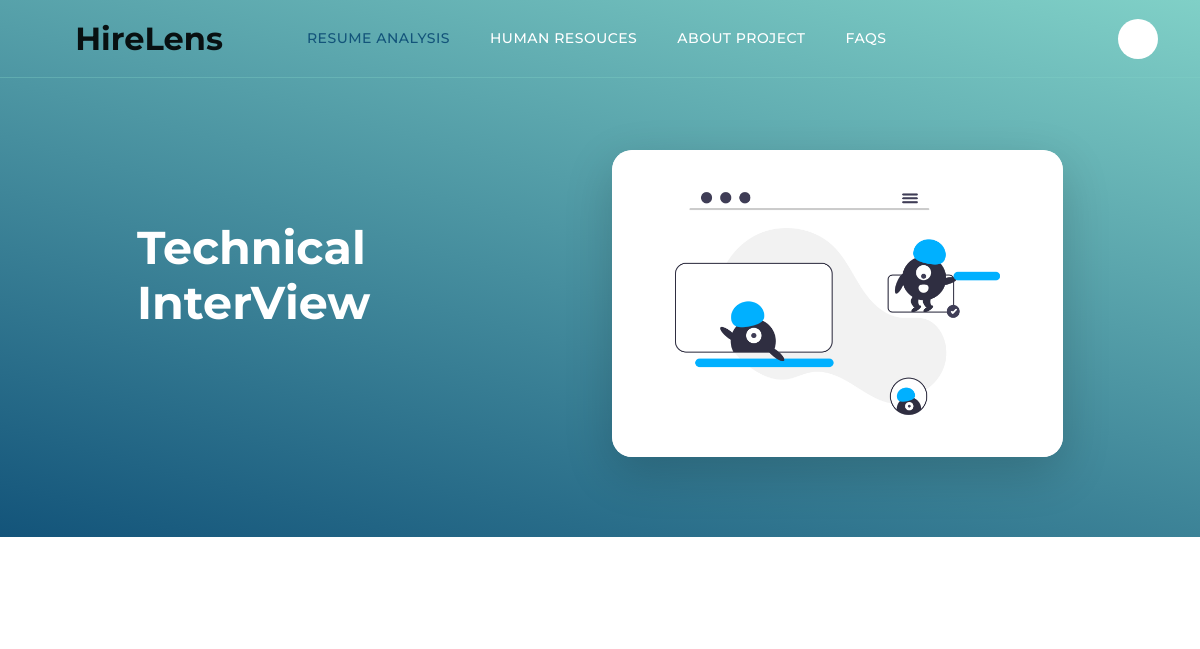
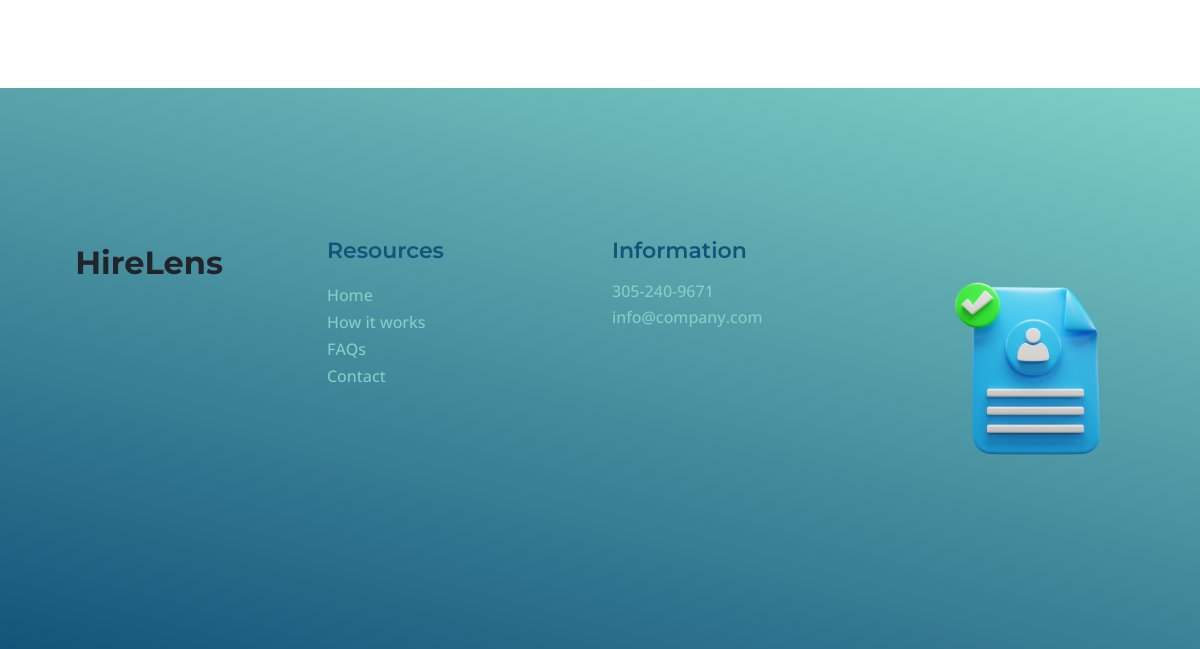
Page /interview/JS Developer (signed in) on the earlier database version (2 pictures, top to bottom).
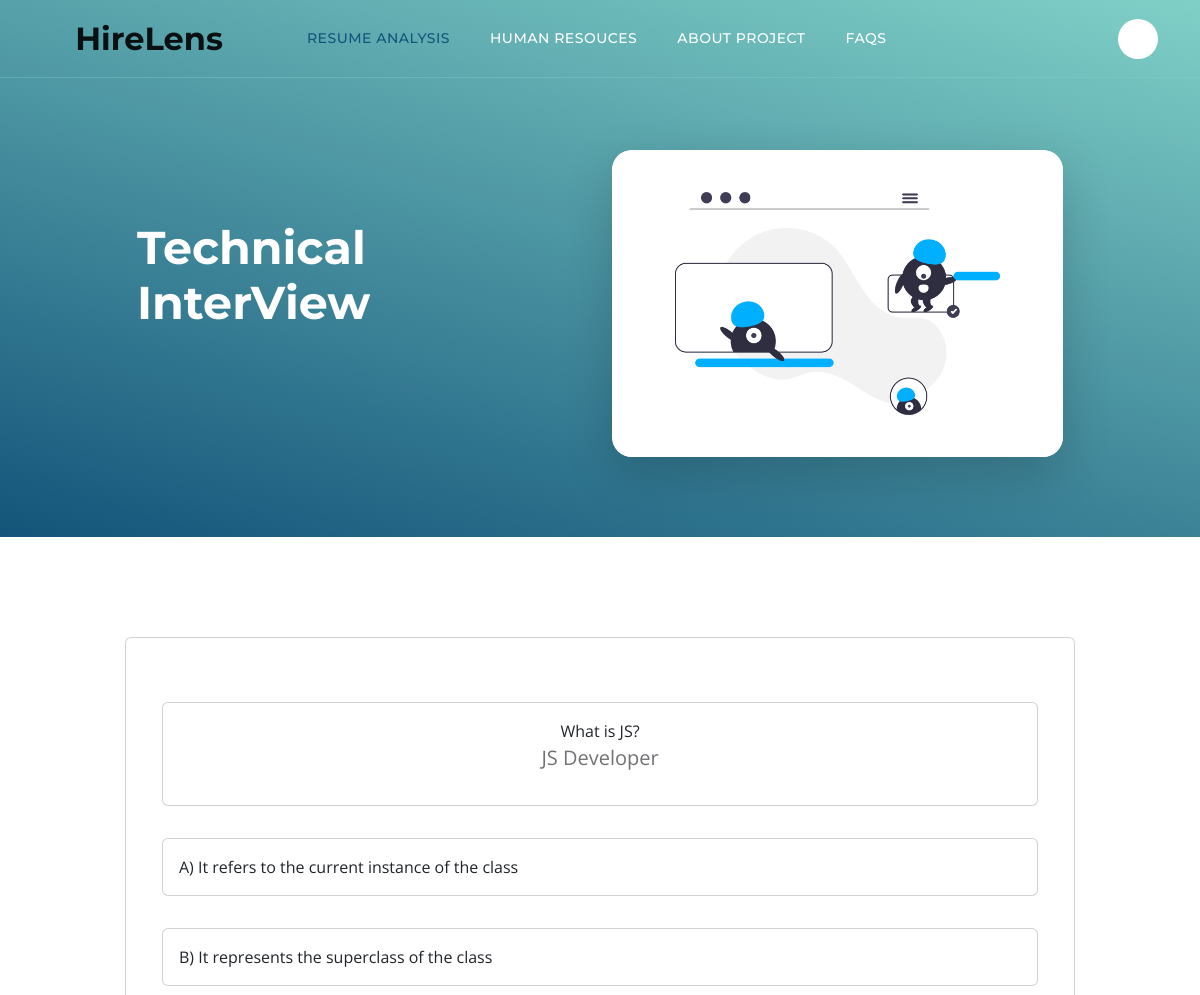
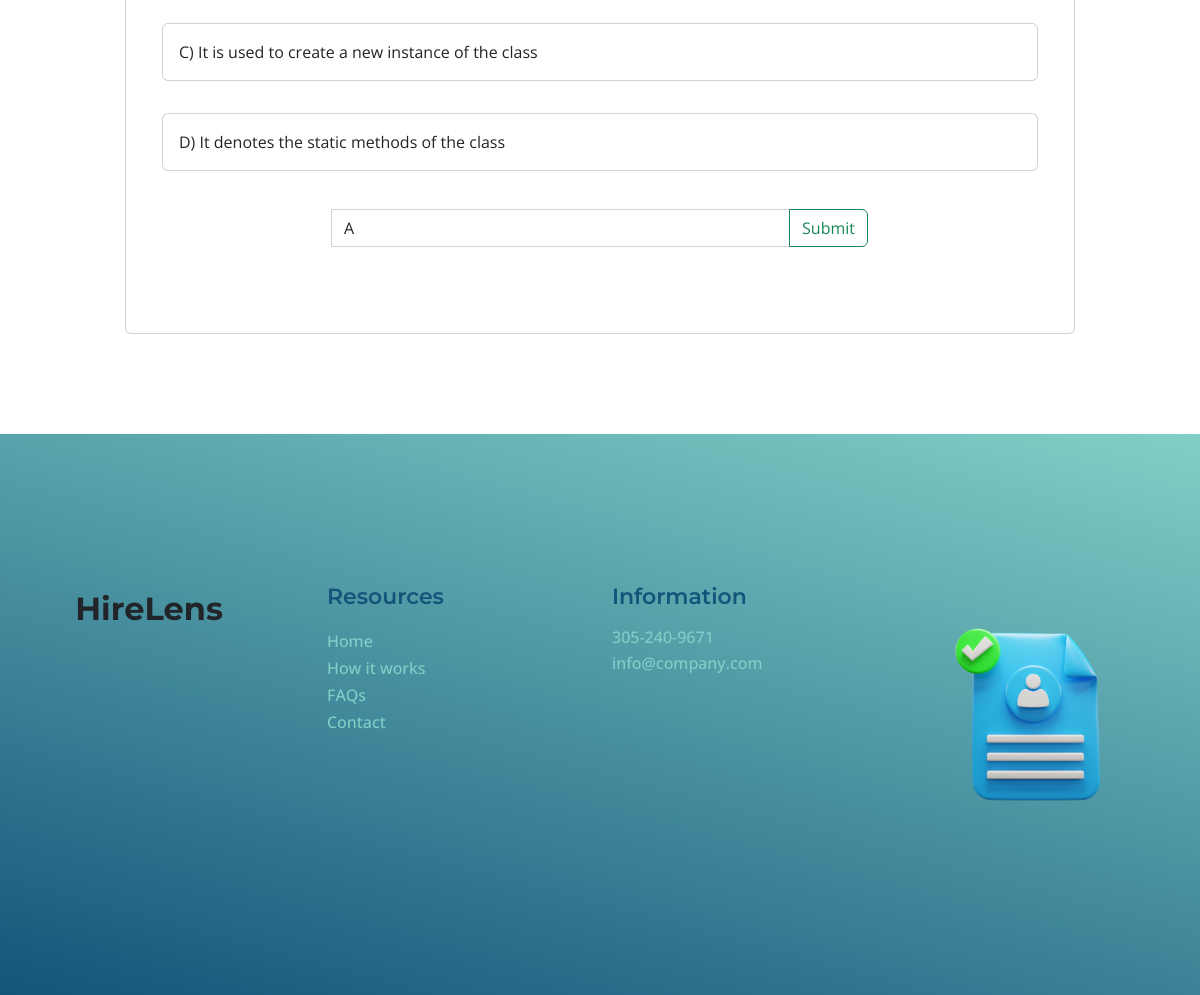
Same page on the later database version (2 pictures, top to bottom).
### employee_resume/models.py (models this page shows, shortened)
class InterViewQuestion(models.Model):
    job = models.ForeignKey(Job,on_delete=models.CASCADE)
    question_text =  models.CharField(max_length=250)
    question_text_des =  models.TextField(null=True,blank=True)
    question_image =  models.FileField(upload_to='interviewer/images',null=True,blank=True)
    question_image_des =  models.TextField(null=True,blank=True)
    answer_one = models.CharField(verbose_name=('Answer A'),max_length=200)
    answer_two = models.CharField(verbose_name=('Answer B'),max_length=200)
    answer_three = models.CharField(verbose_name=('Answer C'),max_length=200)
    answer_four = models.CharField(verbose_name=('Answer D'),max_length=200)
    correct_answer = models.CharField(choices=ANSWERS,max_length=5)

### employee_resume/views.py (the view, shortened to what this page needs)
# urls.py: path('interview/<str:job_title>',InterViewPage.as_view(),name='interview'),
class InterViewPage(IndecatorMixin,FormView):
    template_name = 'interview.html'
    form_class = QuestionsReviewsForm
    def get_questions_for_job(self, job_title):
        return InterViewQuestion.objects.filter(Q(job__job_title__icontains = job_title))
    def get_context_data(self, **kwargs):
        context = super().get_context_data(**kwargs)
        job_title = self.kwargs.get('job_title')
        all_questions = self.get_questions_for_job(job_title)
        paginator = Paginator(all_questions, 1)  # Display 1 question per page
        page_number = self.request.GET.get('page')
        page_obj = paginator.get_page(page_number)
        context["page_obj"] = page_obj
        context["is_hr"] = HrModel.objects.filter(user__username = self.request.user.username).exists()
        return context

### employee_resume/forms.py
class QuestionsReviewsForm(forms.Form):
    ANSWERS = [(i.upper(), i.upper()) for i in ['a', 'b', 'c', 'd']]
    user_answer = forms.ChoiceField(choices=ANSWERS, widget=forms.Select())
    question_id = forms.IntegerField(widget=forms.NumberInput())

### employee_resume/views.py (called while the page is built)
     def dispatch(self, request, *args, **kwargs):
        if request.user.is_authenticated:
            pass
        else:
            return redirect("/login/")
        return super().dispatch(request, *args, **kwargs)

### employee_resume/templates/interview.html (shortened to what this page needs)
{% extends "base.html" %}
{% load static %}
{% block content %}
<header class="site-header d-flex flex-column justify-content-center align-items-center">
    <div class="container">
        <div class="row justify-content-center align-items-center">
            <div class="col-lg-5 col-12 mb-5">
                <h2 class="text-white">Technical InterView</h2>
            </div>
            <div class="col-lg-5 col-12">
                <div class="topics-detail-block bg-white shadow-lg">
                    <img src="{% static '' %}images/topics/undraw_Remote_design_team_re_urdx.png" class="topics-detail-block-image img-fluid">
                </div>
            </div>
        </div>
    </div>
</header>
<section class="topics-detail-section section-padding" id="topics-detail">
    <div class="container">
        <div class="row">
            {% for q in page_obj %}
            <div class="col-lg-10 col-12 m-auto card p-5 text-center">
                <div class="row question my-3">
                    <div class="col-md-12 card p-3">
                        {% if q.question_image %}
                        <img src="{{ q.question_image.url }}" class="img-fluid rounded-top"/>
                        {% if q.question_image_des %}
                        <p>{{ q.question_image_des }}</p>
                        {% endif %}
                        {% elif q.question_text %}
                        {{ q.question_text }}
                        {% if q.question_text_des %}
                        <p>{{ q.question_text_des }}</p>
                        {% endif %}
                        {% endif %}
                    </div>
                </div>
                <div class="row answer_1 my-3">
                    <div class="col-md-12 card p-3" style="text-align: left;">
                        A) {{ q.answer_one }}
                    </div>
                </div>
                <div class="row answer_2 my-3">
                    <div class="col-md-12 card p-3" style="text-align: left;">
                        B) {{ q.answer_two }}
                    </div>
                </div>
                <div class="row answer_3 my-3">
                    <div class="col-md-12 card p-3" style="text-align: left;">
                        C) {{ q.answer_three }}
                    </div>
                </div>
                <div class="row answer_4 my-3">
                    <div class="col-md-12 card p-3" style="text-align: left;">
                        D) {{ q.answer_four }}
                    </div>
                </div>
                <div class="row answer_choose my-3">
                    <div class="col-md-8 mx-auto" style="text-align: left;">
                        <form action="" method="post" class="form-control" style="border:none;">
                            <div class="input-group mb-3" style="border:none;">
                                <select name="user_answer" class="form-control" aria-label="Your Choice" aria-describedby="button-addon2">
                                    {% for choice_value, choice_label in form.user_answer.field.choices %}
                                    <option value="{{ choice_value }}">{{ choice_label }}</option>
                                    {% endfor %}
                                </select>
                                <button class="btn btn-outline-success" type="submit" id="button-addon2">Submit</button>
                            </div>
                        </form>
                    </div>
                </div>
            </div>
            {% endfor %}
        </div>
    </div>
</section>
{% endblock content %}

Differences in the rows shown:
added InterViewQuestion: question_text "What is JS?", question_text_des "JS Developer", answer_one "It refers to the current instance of the class", answer_two "It represents the superclass of the class", answer_three "It is used to create a new instance of the class", answer_four "It denotes the static methods of the class"
